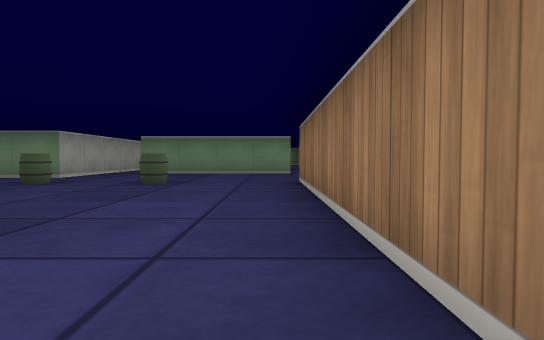
view 1 (above)

20 first-person views from a walk through a cub3D maze. The camera is about half as high as the walls, tilts 2° down and sees 75° across. The floor is counted in squares. Each view is taken from the middle of a square. On the plan, view 1 faces up. The plan holds only what a view shows up to about 9 squares ahead; the rest is blank. The place goes on beyond the plan.

view 2
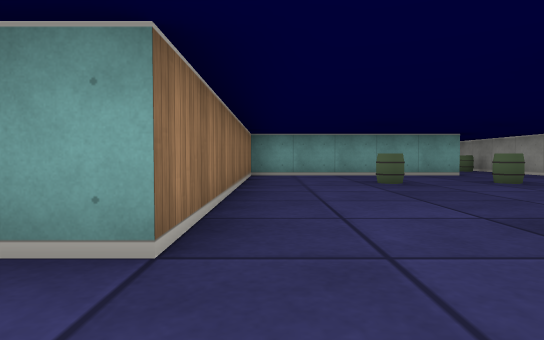

view 3
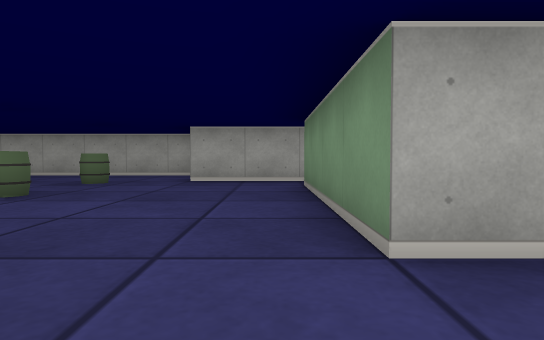

view 4
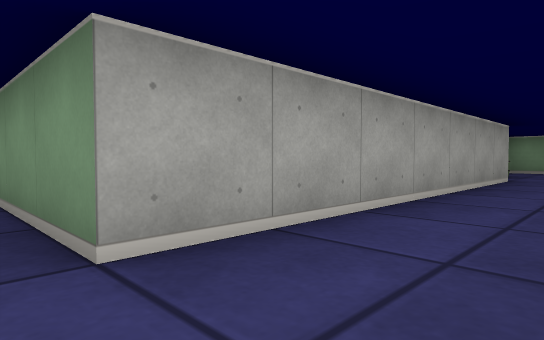

view 5
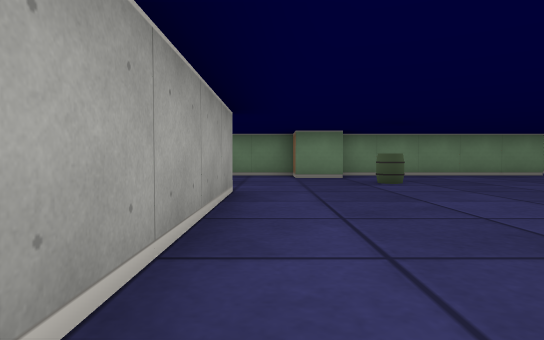

view 6
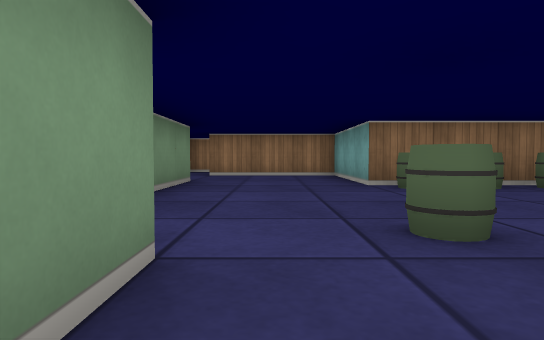

view 7
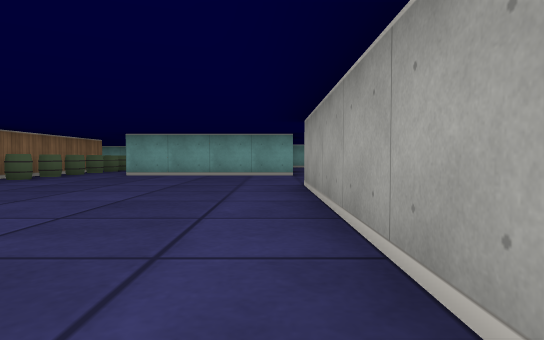

view 8
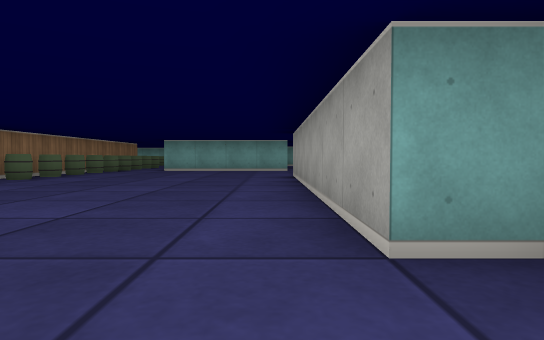

view 9
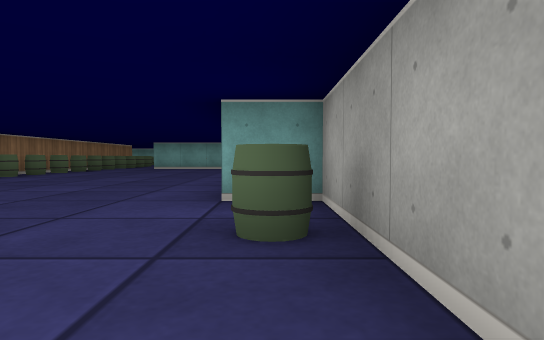

view 10
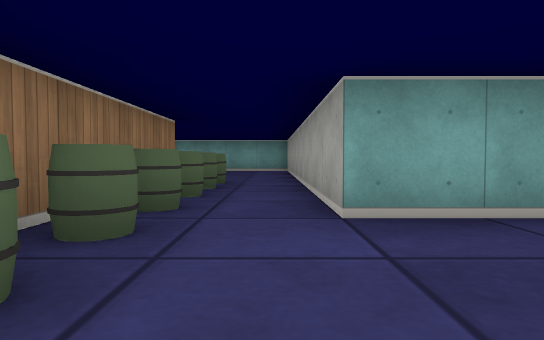

view 11
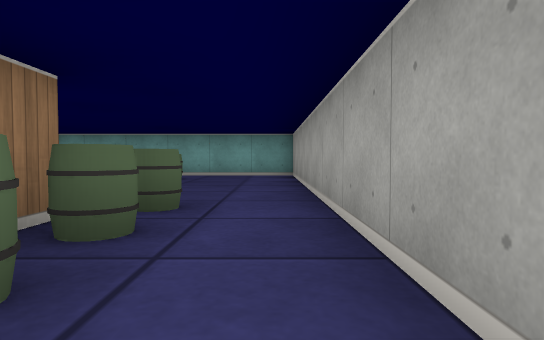

view 12
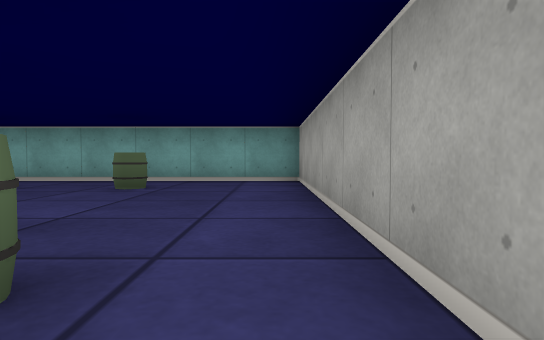

view 13
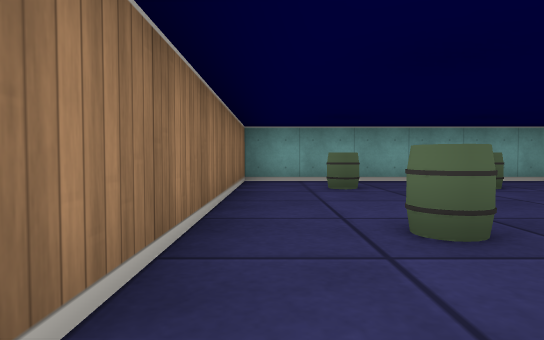

view 14
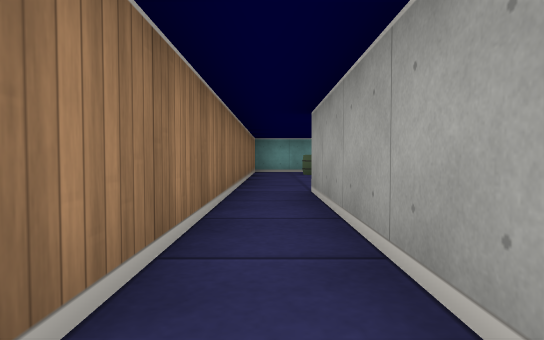

view 15
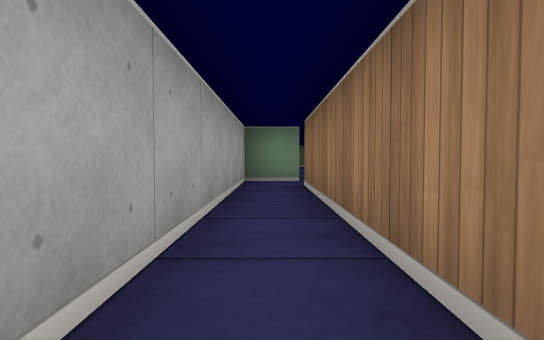

view 16
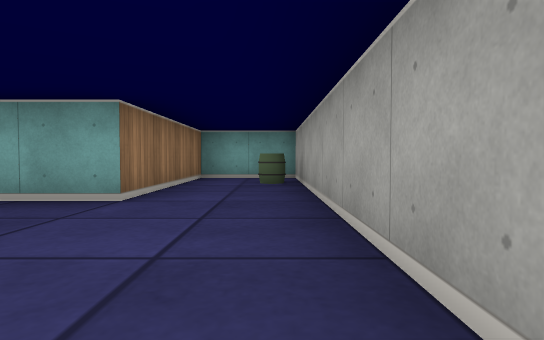

view 17
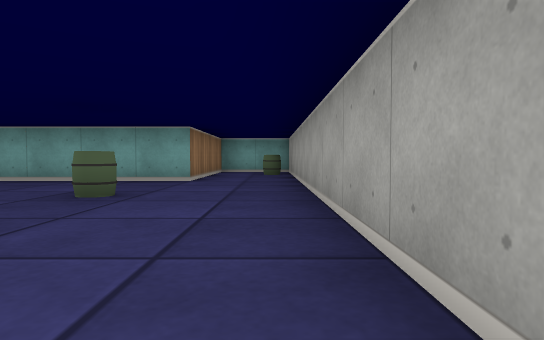

view 18
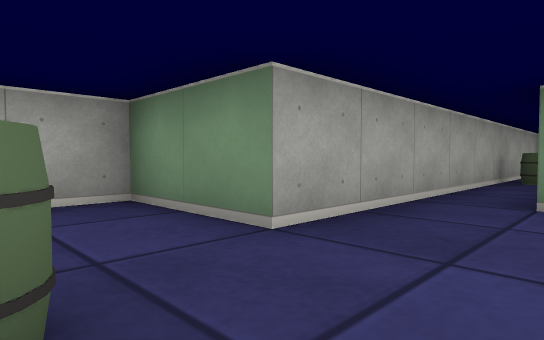

view 19
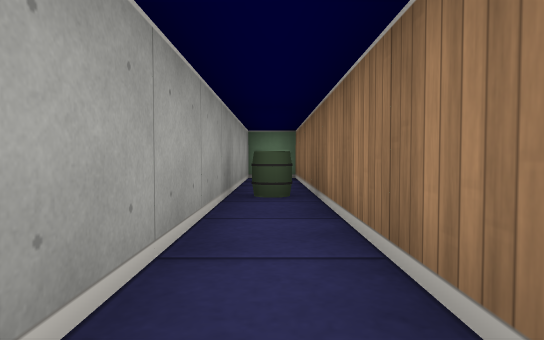

view 20
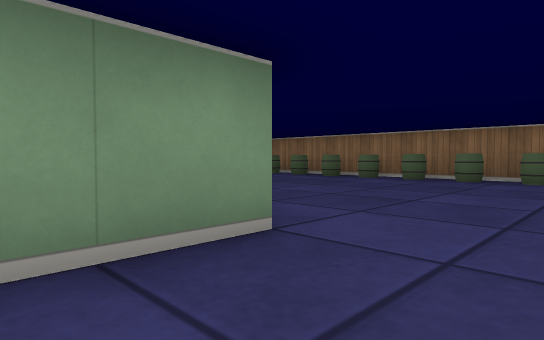

### Floor plan
Ten units are one square. View 1 is at (0, 0); x grows to the right and y downward. Boxes are objects, and circles mark ways between rooms. Rooms are numbered by the first view taken in them; rooms with no view inside come last. Other rooms are left out.
<svg viewBox="-70 -215 180 265">
<path fill="none" stroke="#000" d="M65 -65 65 -132M65 -148 65 -175 95 -175 95 -205M-45 -149 -45 -75 -65 -75 -65 45 -45 45 -45 5 5 5 5 -65 45 -65M-5 -194 -5 -165 5 -165 5 -95 -35 -95 -35 -150M25 -195 15 -195 15 -205 0 -205M76 -205 26 -205M65 -35 65 -65M45 -65 45 25 105 25 105 -105M95 -105 95 -35"/>
<rect x="-65" y="25" width="10" height="10" fill="#bbb"><title>barrel</title></rect>
<rect x="-45" y="-25" width="10" height="10" fill="#bbb"><title>barrel</title></rect>
<rect x="-45" y="-65" width="10" height="10" fill="#bbb"><title>barrel</title></rect>
<rect x="-45" y="-135" width="10" height="10" fill="#bbb"><title>barrel</title></rect>
<rect x="-25" y="-25" width="10" height="10" fill="#bbb"><title>barrel</title></rect>
<rect x="-25" y="-65" width="10" height="10" fill="#bbb"><title>barrel</title></rect>
<rect x="-5" y="-185" width="10" height="10" fill="#bbb"><title>barrel</title></rect>
<rect x="25" y="-185" width="10" height="10" fill="#bbb"><title>barrel</title></rect>
<rect x="55" y="-75" width="10" height="10" fill="#bbb"><title>barrel</title></rect>
<rect x="55" y="-85" width="10" height="10" fill="#bbb"><title>barrel</title></rect>
<rect x="55" y="-95" width="10" height="10" fill="#bbb"><title>barrel</title></rect>
<rect x="55" y="-105" width="10" height="10" fill="#bbb"><title>barrel</title></rect>
<rect x="55" y="-115" width="10" height="10" fill="#bbb"><title>barrel</title></rect>
<rect x="55" y="-125" width="10" height="10" fill="#bbb"><title>barrel</title></rect>
<rect x="55" y="-135" width="10" height="10" fill="#bbb"><title>barrel</title></rect>
<rect x="55" y="-145" width="10" height="10" fill="#bbb"><title>other object</title></rect>
<rect x="55" y="-155" width="10" height="10" fill="#bbb"><title>barrel</title></rect>
<rect x="55" y="-165" width="10" height="10" fill="#bbb"><title>barrel</title></rect>
<rect x="55" y="-175" width="10" height="10" fill="#bbb"><title>barrel</title></rect>
<rect x="55" y="-35" width="10" height="10" fill="#bbb"><title>barrel</title></rect>
<rect x="55" y="-45" width="10" height="10" fill="#bbb"><title>barrel</title></rect>
<rect x="55" y="-55" width="10" height="10" fill="#bbb"><title>barrel</title></rect>
<rect x="55" y="-65" width="10" height="10" fill="#bbb"><title>barrel</title></rect>
<rect x="65" y="5" width="10" height="10" fill="#bbb"><title>barrel</title></rect>
<rect x="85" y="5" width="10" height="10" fill="#bbb"><title>barrel</title></rect>
<rect x="85" y="-25" width="10" height="10" fill="#bbb"><title>barrel</title></rect>
<circle cx="55" cy="-70" r="3" fill="#2a7"/>
<text x="10" y="-100">1</text>
<text x="80" y="-20">2</text>
</svg>
Room 1 opens to room 2.

Where each view was taken, in squares from view 1:
view 1: 0 up, 0 right, facing up
view 2: 8 up, 0 right, facing down
view 3: 9 up, 2 right, facing left
view 4: 9 up, 2 right, facing up-left
view 5: 12 up, 1 right, facing up
view 6: 19 up, 1 right, facing right
view 7: 15 up, 1 right, facing down
view 8: 18 up, 1 right, facing down
view 9: 20 up, 0 right, facing down
view 10: 9 up, 5 right, facing down
view 11: 6 up, 5 right, facing down
view 12: 4 up, 5 right, facing down
view 13: 4 up, 10 right, facing down
view 14: 8 up, 10 right, facing down
view 15: 5 up, 10 right, facing up
view 16: 3 up, 6 left, facing down
view 17: 6 up, 6 left, facing down
view 18: 6 up, 3 left, facing up-left
view 19: 9 up, 4 left, facing up
view 20: 8 up, 1 left, facing up-right
